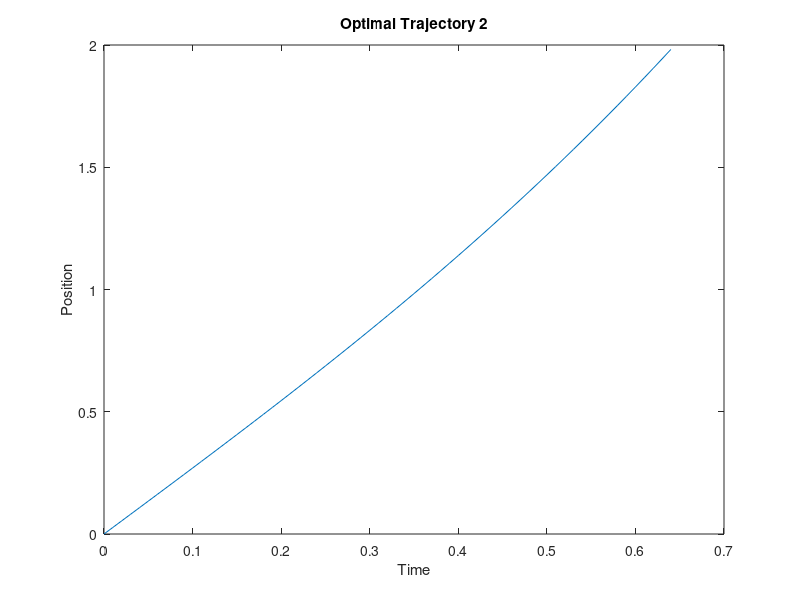

Source code (MATLAB):
t = 0:0.01:0.64;

% Define position as a function of time
x = t.^3 + 2.687*t;


% Plot x versus t
plot(t, x);

% Add labels and title
xlabel('Time');
ylabel('Position');
title('Optimal Trajectory 2');
